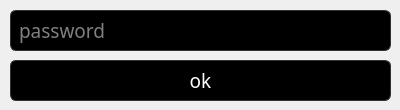
<?xml version="1.0" encoding="UTF-8"?>
<ui version="4.0">
 <class>Form</class>
 <widget class="QWidget" name="Form">
  <property name="geometry">
   <rect>
    <x>0</x>
    <y>0</y>
    <width>400</width>
    <height>110</height>
   </rect>
  </property>
  <property name="minimumSize">
   <size>
    <width>400</width>
    <height>110</height>
   </size>
  </property>
  <property name="maximumSize">
   <size>
    <width>400</width>
    <height>110</height>
   </size>
  </property>
  <property name="windowTitle">
   <string>FLauncherConsole</string>
  </property>
  <widget class="QPushButton" name="btnOk">
   <property name="geometry">
    <rect>
     <x>10</x>
     <y>60</y>
     <width>381</width>
     <height>41</height>
    </rect>
   </property>
   <property name="font">
    <font>
     <family>JetBrains Mono Medium</family>
     <pointsize>14</pointsize>
    </font>
   </property>
   <property name="styleSheet">
    <string notr="true">QPushButton {
    background-color: black;
    color: white;
    border: 1px solid #333;
    border-radius: 6px;
    padding: 8px 16px;
    min-width: 80px;
}

QPushButton:hover {
    background-color: #222;
    border: 1px solid #444;
}

QPushButton:pressed {
    background-color: #111;
}

QPushButton:disabled {
    background-color: #333;
    color: #999;
}</string>
   </property>
   <property name="text">
    <string>ok</string>
   </property>
   <property name="shortcut">
    <string>Return</string>
   </property>
  </widget>
  <widget class="QLineEdit" name="inputPassword">
   <property name="geometry">
    <rect>
     <x>10</x>
     <y>10</y>
     <width>381</width>
     <height>41</height>
    </rect>
   </property>
   <property name="font">
    <font>
     <family>JetBrains Mono Medium</family>
     <pointsize>14</pointsize>
    </font>
   </property>
   <property name="autoFillBackground">
    <bool>false</bool>
   </property>
   <property name="styleSheet">
    <string notr="true">QLineEdit {
    background-color: black;
    color: white;
    border: 1px solid #333;
    border-radius: 6px;
    padding: 6px;
    selection-background-color: #444;
    selection-color: white;
}

QLineEdit:disabled {
    background-color: #333;
    color: #999;
    border: 1px solid #444;
}</string>
   </property>
   <property name="echoMode">
    <enum>QLineEdit::EchoMode::Password</enum>
   </property>
   <property name="placeholderText">
    <string>password</string>
   </property>
  </widget>
 </widget>
 <resources/>
 <connections/>
</ui>
